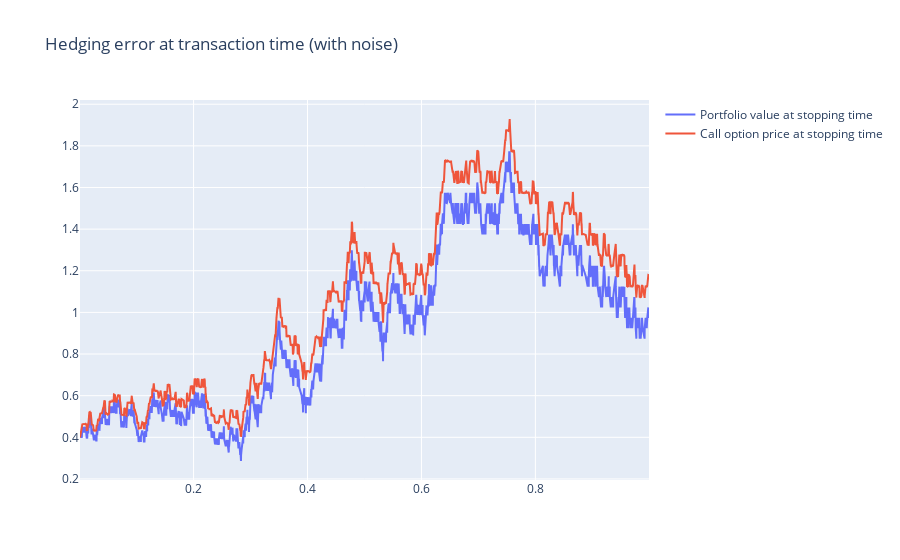

This figure's notebook cell:
### Code cell
# plotly fancy code
# calculate the hedging error
print(f"End of day hedging error: {call_option_price_2[-1]-portfolio_value_2[-1]}")

# create a plotly graph
fig = go.Figure()

# add traces
fig.add_trace(go.Scatter(x=t[tau], y=portfolio_value_2, mode='lines', name='Portfolio value at stopping time'))
fig.add_trace(go.Scatter(x=t[tau], y=call_option_price_2, mode='lines', name='Call option price at stopping time'))

# set the title
fig.update_layout(title='Hedging error at transaction time (with noise)')

# show the plot
fig.show()

### Figure 1 — Plotly figure (JSON) as saved in the notebook; plotly's stock layout.template omitted (floating-point values rounded to 4 significant figures; data arrays with more than 128 entries replaced by an {"elided": "..."} marker saying what was removed)
{"data": [{"mode": "lines", "name": "Portfolio value at stopping time", "type": "scatter", "x": {"elided": "2798 float values"}, "y": {"elided": "2798 float values"}}, {"mode": "lines", "name": "Call option price at stopping time", "type": "scatter", "x": {"elided": "2798 float values"}, "y": {"elided": "2798 float values"}}], "layout": {"title": {"text": "Hedging error at transaction time (with noise)"}}}
